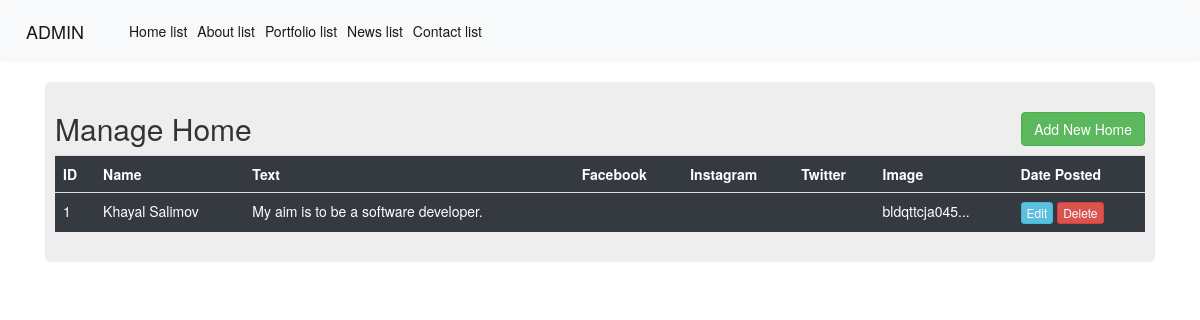
The app's page /admin/home-list (signed in) with its own data.
### Project/models.py (models this page shows, shortened)
class Home(db.Model):
    id = db.Column(db.Integer, primary_key=True)
    name = db.Column(db.String(20), nullable=False, )
    text = db.Column(db.String(50), nullable=False, )
    fb = db.Column(db.String(20),)
    insta = db.Column(db.String(20),)
    twitter = db.Column(db.String(20),)
    image = db.Column(db.String(20),)

### Project/routes.py (the view)
@app.route('/admin/home-list')
@login_required
def admin_home_list():
    home = Home.query.all()
    return render_template('admin/home-list.html', home=home)

### Project/models.py (called while the page is built)
@login_manager.user_loader
def load_user(user_id):
    return Admin.query.get(user_id)

### Project/templates/admin/home-list.html
{% extends 'admin/base.html' %}
{% block content %}
<div class="container">
    <div class="row">
        <div class="col md-12">
            <div class="jumbotron p-3">
                <h2>Manage Home <a href="{{url_for('add_home')}}"><button type="button"  class="btn btn-success float-right"
                data-toggle="modal">Add New Home</button> </h2></a>
                <table class="table table-hover table-dark">
                    <tr>
                        <th>ID</th>
                        <th>Name</th>
                        <th>Text</th>
                        <th>Facebook</th>
                        <th>Instagram</th>
                        <th>Twitter</th>
                        <th>Image</th>
                        <th>Date Posted</th>
                    </tr>
                    {% for homedata in home %}
                    <tr>
                        <td>{{homedata.id}}</td>
                        <td>{{homedata.name}}</td>
                        <td>{{homedata.text}}</td>
                        <td>{{homedata.fb}}</td>
                        <td>{{homedata.insta}}</td>
                        <td>{{homedata.twitter}}</td>
                        <td>{{homedata.image|truncate(15)}}</td>
                        <td>
                            <a href="{{url_for('edit_home', id=homedata.id)}}" class="btn btn-info btn-xs">Edit</a>
                            <a href="{{url_for('delete_home', id=homedata.id)}}" class="btn btn-danger btn-xs"
                            onclick="return confirm('Are You Sure To Delete ?')">Delete</a>
                        </td>
                    </tr>
                    {% endfor %}
                </table>
            </div>
        </div>
    </div>
</div>
{% endblock %}

### records on screen
Home: id "1", name "Khayal Salimov", text "My aim is to be a software developer.", image "bldqttcja045..."
